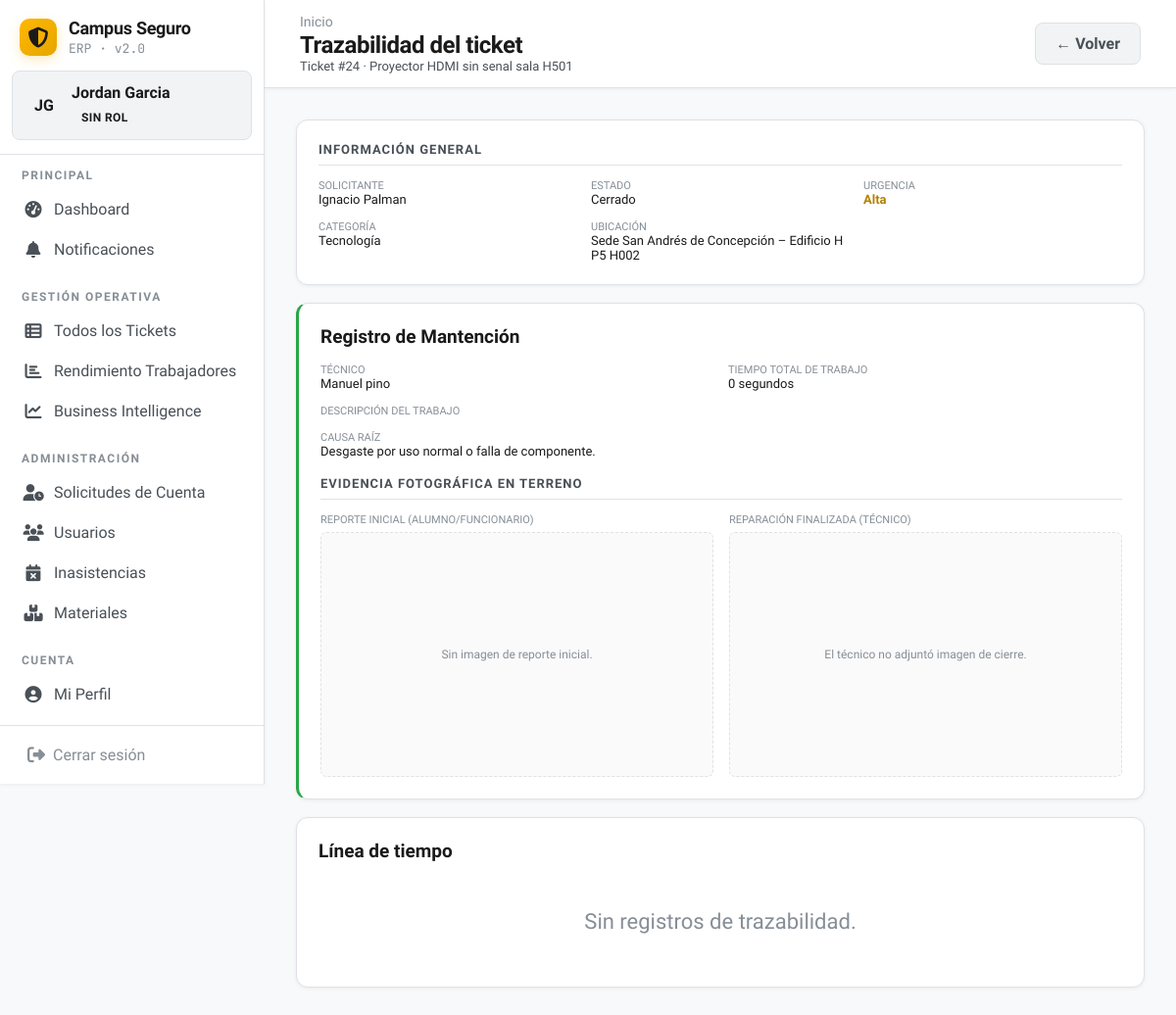
Page /mantencion/24/trazabilidad/ (signed in) on the earlier database version.
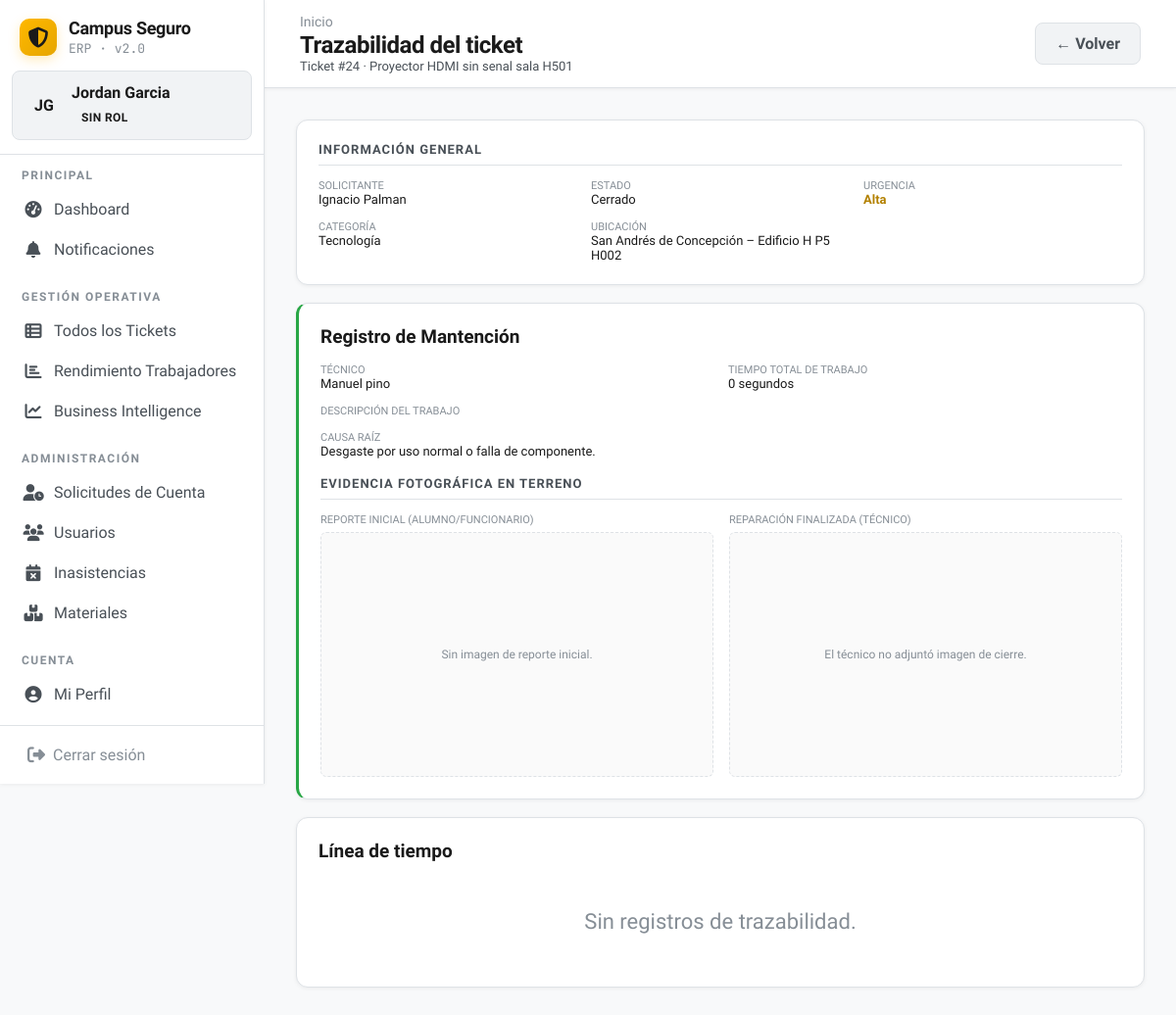
Same page on the later database version.
### app/models.py (models this page shows, shortened)
class Ticket(models.Model):
    URGENCIA_CHOICES = [
        ('baja', 'Baja'),
        ('media', 'Media'),
        ('alta', 'Alta'),
        ('critica', 'Crítica'),
    ]
    PAUSA_CHOICES = [
        ('material', 'En Pausa – Aprobación de materiales'),
        ('personal', 'En Pausa – Personal técnico'),
        ('nivel_mayor', 'En Pausa – Peritaje (análisis técnico)'),
        ('externalizacion', 'En Pausa – Requiere externalización'),
    ]
    creado_por = models.ForeignKey(Usuario, on_delete=models.PROTECT, related_name='tickets_creados')
    asignado_a = models.ForeignKey(Usuario, on_delete=models.SET_NULL, null=True, blank=True, related_name='tickets_asignados')
    validado_por = models.ForeignKey(Usuario, on_delete=models.SET_NULL, null=True, blank=True, related_name='tickets_validados')
    gestor_responsable = models.ForeignKey(Usuario, on_delete=models.PROTECT, null=True, blank=True, related_name='tickets_gestionados')
    estado = models.ForeignKey(
        EstadoCatalogo,
        on_delete=models.PROTECT,
        related_name='tickets_estado',
        limit_choices_to={'entidad': 'ticket'},
    )
    sub_estado = models.ForeignKey(
        EstadoCatalogo,
        on_delete=models.SET_NULL,
        null=True, blank=True,
        related_name='tickets_sub_estado',
        limit_choices_to={'entidad': 'ticket_sub'},
    )
    estado_pausa = models.CharField(max_length=120, blank=True, null=True)
    motivo_pausa = models.TextField(blank=True, null=True)
    comentario_reactivacion = models.TextField(blank=True, null=True)
    ubicacion = models.ForeignKey(Ubicacion, on_delete=models.PROTECT, related_name='tickets')
    categoria = models.ForeignKey(CategoriaTicket, on_delete=models.PROTECT, related_name='tickets')
    urgencia = models.CharField(max_length=10, choices=URGENCIA_CHOICES, default='media', db_index=True)
    titulo = models.CharField(max_length=200)
    descripcion = models.TextField()
    afecta_clase = models.BooleanField(default=False)
    riesgo_electrico = models.BooleanField(default=False)
    riesgo_estructural = models.BooleanField(default=False)
    riesgo_accesibilidad = models.BooleanField(default=False)
    foto_evidencia = models.ImageField(upload_to='tickets/evidencia/', null=True, blank=True)
    id_activo_sap = models.CharField(max_length=50, blank=True, null=True)
    inicio_trabajo_at = models.DateTimeField(null=True, blank=True)
    created_at = models.DateTimeField(auto_now_add=True)
    updated_at = models.DateTimeField(auto_now=True)
    cerrado_at = models.DateTimeField(null=True, blank=True)
    cancelado_at = models.DateTimeField(null=True, blank=True)
    deleted_at = models.DateTimeField(null=True, blank=True, db_index=True)
    class Meta:
        ordering = ['-created_at']
    def get_estado_display(self):
        return self.estado.nombre_display if self.estado_id else ''

class Ubicacion(models.Model):
    piso = models.ForeignKey(Piso, on_delete=models.CASCADE, related_name='ubicaciones')
    tipo = models.ForeignKey(TipoUbicacion, on_delete=models.PROTECT, related_name='ubicaciones')
    sala = models.CharField(max_length=50) # Ej: "E001", "Baño P2"
    id_sap = models.CharField(max_length=50, unique=True, blank=True, null=True)
    capacidad = models.PositiveIntegerField(blank=True, null=True)
    class Meta:
        unique_together = ('piso', 'sala')
        ordering = ['piso__edificio__sede', 'piso__edificio', 'piso__numero', 'sala']
        verbose_name = 'Ubicación'
        verbose_name_plural = 'Ubicaciones'
    def __str__(self):
        return f"{self.piso.edificio.sede.nombre} – {self.piso.edificio.nombre} P{self.piso.numero} {self.sala}"

class Piso(models.Model):
    edificio = models.ForeignKey(Edificio, on_delete=models.CASCADE, related_name='pisos')
    numero = models.CharField(max_length=10) # Ej: "1", "2", "Subterráneo"
    class Meta:
        verbose_name = 'Piso'
        verbose_name_plural = 'Pisos'
        unique_together = ('edificio', 'numero')

class Edificio(models.Model):
    sede = models.ForeignKey(Sede, on_delete=models.CASCADE, related_name='edificios')
    nombre = models.CharField(max_length=100) # Ej: "Edificio E", "Edificio H"
    class Meta:
        verbose_name = 'Edificio'
        verbose_name_plural = 'Edificios'
        unique_together = ('sede', 'nombre')

class Sede(models.Model):
    nombre = models.CharField(max_length=100, unique=True)
    direccion = models.CharField(max_length=250, blank=True, null=True)
    class Meta:
        verbose_name = 'Sede'
        verbose_name_plural = 'Sedes'

class Usuario(AbstractUser):
    VINCULO_CHOICES = [
        ('alumno', 'Alumno'),
        ('docente', 'Docente'),
        ('administrativo', 'Administrativo'),
        ('funcionario', 'Funcionario'),
    ]
    JORNADA_CHOICES = [
        ('diurna', 'Diurna'),
        ('vespertina', 'Vespertina'),
        ('mixta', 'Mixta'),
    ]
    rol = models.ForeignKey(Rol, on_delete=models.PROTECT, related_name="usuarios", null=True, blank=True)
    rut = models.CharField(max_length=12, unique=True)
    telefono = models.CharField(max_length=15, blank=True, null=True)
    correo_institucional = models.EmailField(unique=True)
    vinculo = models.CharField(max_length=20, choices=VINCULO_CHOICES, blank=True, null=True)
    carrera = models.ForeignKey(
        'Carrera', on_delete=models.SET_NULL, null=True, blank=True,
        related_name='alumnos',
    )
    jornada = models.CharField(max_length=15, choices=JORNADA_CHOICES, blank=True, null=True)
    sede = models.ForeignKey(Sede, on_delete=models.SET_NULL, blank=True, null=True, related_name='estudiantes_funcionarios')
    escuela = models.ForeignKey(Escuela, on_delete=models.SET_NULL, related_name="usuarios", null=True, blank=True)
    departamento = models.ForeignKey(
        Departamento,
        on_delete=models.SET_NULL,
        null=True,
        blank=True,
        related_name="usuarios"
    )
    especialidades = models.ManyToManyField(
        Especialidad,
        through='EspecialidadUsuario',
        blank=True,
        related_name='tecnicos'
    )
    turno = models.CharField(max_length=50, blank=True, null=True)  # mañana / tarde / noche
    estado_cuenta = models.ForeignKey(
        EstadoCatalogo,
        on_delete=models.PROTECT,
        related_name='usuarios',
        limit_choices_to={'entidad': 'cuenta'},
    )
    fecha_registro = models.DateTimeField(auto_now_add=True)
    fecha_aprobacion = models.DateTimeField(null=True, blank=True)
    aprobado_por = models.ForeignKey('self', on_delete=models.SET_NULL, null=True, blank=True, related_name='cuentas_aprobadas')
    activo = models.BooleanField(default=True)
    auth0_sub = models.CharField(
        max_length=120,
        unique=True,
        null=True,
        blank=True,
        verbose_name='Auth0 Subject ID',
        help_text='Identificador único del usuario en Auth0. Se asigna automáticamente al registrar vía Auth0.',
    )
    objects = UsuarioManager()

class EstadoCatalogo(models.Model):
    ENTIDAD_CHOICES = [
        ('ticket', 'Ticket'),
        ('ticket_sub', 'Sub-estado de Ticket'),
        ('cuenta', 'Cuenta de Usuario'),
        ('asignacion', 'Asignación de Ticket'),
        ('inasistencia', 'Inasistencia'),
        ('material_faltante', 'Material Faltante'),
    ]
    entidad = models.CharField(max_length=20, choices=ENTIDAD_CHOICES)
    codigo = models.CharField(max_length=30)
    nombre_display = models.CharField(max_length=100)
    descripcion = models.CharField(max_length=300, blank=True, null=True)
    es_inicial = models.BooleanField(default=False)
    es_final = models.BooleanField(default=False)
    orden = models.PositiveIntegerField(default=0)
    color_hex = models.CharField(max_length=7, blank=True, null=True)
    activo = models.BooleanField(default=True)
    class Meta:
        unique_together = ('entidad', 'codigo')
        ordering = ['entidad', 'orden']
        verbose_name = 'Estado del Catálogo'
        verbose_name_plural = 'Catálogo de Estados'

class CategoriaTicket(models.Model):
    codigo = models.CharField(max_length=30, unique=True)
    nombre_display = models.CharField(max_length=100)
    descripcion = models.CharField(max_length=300, blank=True, null=True)
    activo = models.BooleanField(default=True)
    class Meta:
        verbose_name = 'Categoría de Ticket'
        verbose_name_plural = 'Categorías de Tickets'

### app/views.py (the view, shortened to what this page needs)
# urls.py: path('mantencion/<int:pk>/trazabilidad/', views.trazabilidad_ticket, name='trazabilidad_ticket'),
@login_required
@rol_requerido('mantencion', 'gestor')
def trazabilidad_ticket(request, pk):
    ticket = get_object_or_404(Ticket, pk=pk, deleted_at__isnull=True)
    logs = ticket.logs.select_related('usuario').order_by('created_at')
    validacion = getattr(ticket, 'validacion', None)
    mantencion = getattr(ticket, 'mantencion', None)
    no_reparable = getattr(ticket, 'no_reparable', None)
    sesiones = ticket.sesiones.prefetch_related('materiales_utilizados__material').order_by('inicio')
    materiales = MaterialUtilizado.objects.filter(sesion_trabajo__ticket=ticket).select_related('material', 'sesion_trabajo')
    total_horas_hombre = ticket.sesiones.aggregate(total=Sum('horas_hombre'))['total'] or 0
    total_segundos_acumulados = int(float(total_horas_hombre) * 3600)
    th_horas = total_segundos_acumulados // 3600
    th_minutos = (total_segundos_acumulados % 3600) // 60
    th_segundos = total_segundos_acumulados % 60
    if th_horas > 0:
        tiempo_total_trabajo = f"{th_horas} {'hora' if th_horas == 1 else 'horas'}"
        if th_minutos > 0:
            tiempo_total_trabajo += f" y {th_minutos} {'minuto' if th_minutos == 1 else 'minutos'}"
    elif th_minutos > 0:
        tiempo_total_trabajo = f"{th_minutos} {'minuto' if th_minutos == 1 else 'minutos'}"
        if th_segundos > 0:
            tiempo_total_trabajo += f" y {th_segundos} {'segundo' if th_segundos == 1 else 'segundos'}"
    else:
        tiempo_total_trabajo = f"{th_segundos} {'segundo' if th_segundos == 1 else 'segundos'}"
    return render(request, 'app/mantencion/trazabilidad.html', {
        'ticket': ticket,
        'logs': logs,
        'validacion': validacion,
        'mantencion': mantencion,
        'no_reparable': no_reparable,
        'materiales': materiales,
        'sesiones': sesiones,
        'total_horas_hombre': round(float(total_horas_hombre), 1),
        'tiempo_total_trabajo': tiempo_total_trabajo,
    })

### app/context_processors.py (called while the page is built)
def notificaciones_no_leidas(request):
    if request.user.is_authenticated:
        cache_key = f'notif_count_{request.user.pk}'
        count = cache.get(cache_key)
        if count is None:
            count = Notificacion.objects.filter(
                destinatario=request.user, leida=False, archivada=False, deleted_at__isnull=True
            ).count()
            cache.set(cache_key, count, 60)
        return {'notif_no_leidas_count': count}
    return {'notif_no_leidas_count': 0}

### app/views.py (called while the page is built)
def rol_requerido(*roles):
    def decorator(view_func):
        @wraps(view_func)
        def _wrapped(request, *args, **kwargs):
            if not request.user.is_authenticated:
                return redirect('app:login')
            user_rol_codigo = request.user.rol.codigo if request.user.rol else None
            if user_rol_codigo not in roles and not request.user.is_superuser:
                messages.error(request, 'No tienes permiso para acceder a esta sección.')
                return redirect('app:dashboard')
            return view_func(request, *args, **kwargs)
        return _wrapped
    return decorator

### app/templates/app/mantencion/trazabilidad.html (shortened to what the changed rows need)
{% extends 'app/base.html' %}
{% block page_title %}Trazabilidad del ticket{% endblock %}
{% block page_subtitle %}Ticket #{{ ticket.pk }} · {{ ticket.titulo }}{% endblock %}
{% block content %}
<div class="card" style="margin-bottom: 18px">
  <div
    style="
      display: grid;
      grid-template-columns: 1fr 1fr 1fr;
      gap: 14px;
      font-size: 13px;
    "
  >
    <div>
      <div style="color: var(--text-muted); font-size: 11px">SOLICITANTE</div>
      {{ ticket.creado_por.get_full_name }}
    </div>
    <div>
      <div style="color: var(--text-muted); font-size: 11px">ESTADO</div>
      {{ ticket.get_estado_display }}
    </div>
    <div>
      <div style="color: var(--text-muted); font-size: 11px">URGENCIA</div>
      <span class="urgencia-{{ ticket.urgencia }}"
        >{{ ticket.get_urgencia_display }}</span
      >
    </div>
    <div>
      <div style="color: var(--text-muted); font-size: 11px">CATEGORÍA</div>
      {{ ticket.categoria.nombre_display }}
    </div>
    <div>
      <div style="color: var(--text-muted); font-size: 11px">UBICACIÓN</div>
      {{ ticket.ubicacion }}
    </div>
  </div>
</div>
{% endblock %}

Differences in the rows shown:
changed through a linked row, Ticket "Proyector HDMI sin senal sala H501": ubicacion "Sede San Andrés de Concepción – Edificio H P5 H002" → "San Andrés de Concepción – Edificio H P5 H002"
